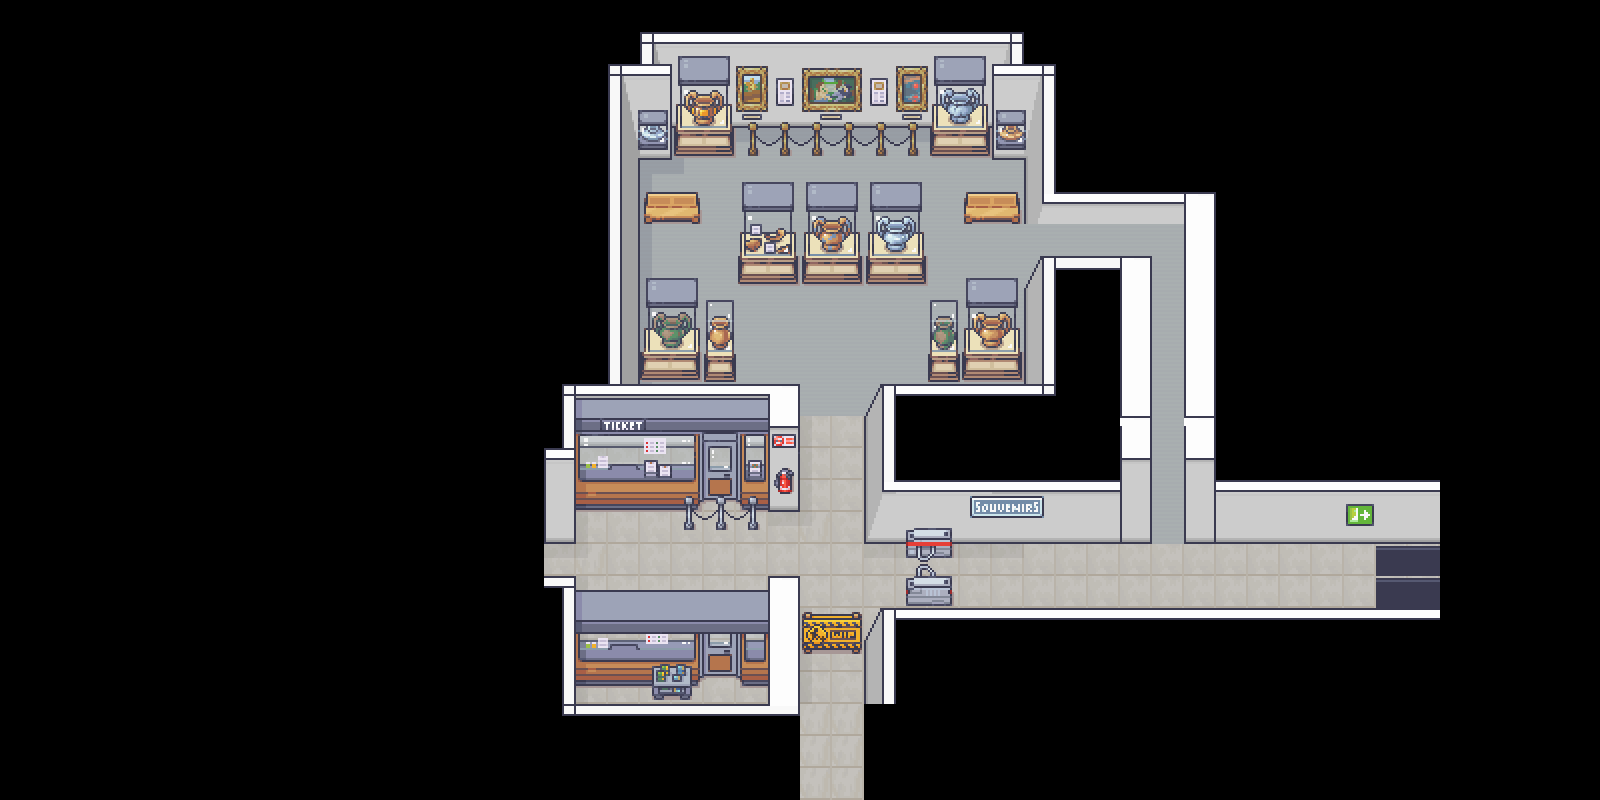

A 2D game scene composited from a Tiled map and its tileset images. What follows is a short description and the map's XML, with each tile layer's data collapsed to a summary:
An orthogonal 50x25 tile map with 32x32 px tiles, 2 tile layers (Solmur, Objets), 1 hidden layer not drawn, 4 tilesets and 44 objects.

<map version="1.9" tiledversion="1.9.2" orientation="orthogonal" renderorder="right-down" width="50" height="25" tilewidth="32" tileheight="32" infinite="0" nextlayerid="8" nextobjectid="50">
 <tileset firstgid="1" source="Interiors_32x32.tsx" />
 <tileset firstgid="17025" source="Museum_entrance_layer_1_32x32.tsx" />
 <tileset firstgid="17377" source="Museum_entrance_layer_2_32x32.tsx" />
 <tileset firstgid="17729" source="Room_Builder_32x32.tsx" />
 <layer id="3" name="Fond" width="50" height="25" visible="0">
  <data>[1250 cells, 1250 non-empty, 1 distinct tile ids]</data>
 </layer>
 <layer id="1" name="Solmur" width="50" height="25">
  <data>[1250 cells, 1204 non-empty, 355 distinct tile ids]</data>
 </layer>
 <layer id="2" name="Objets" width="50" height="25">
  <data>[1250 cells, 1079 non-empty, 335 distinct tile ids]</data>
 </layer>
 <group id="6" name="Collisions">
  <objectgroup id="5" name="Collisions">
   <object id="1" x="1184" y="478.667" width="253.333" height="61.3333" />
   <object id="3" x="862.667" y="605.333" width="577.333" height="192" />
   <object id="4" x="766.667" y="573.333" width="29.3333" height="224" />
   <object id="5" x="540" y="576" width="30.6667" height="189.333" />
   <object id="6" x="564" y="702.667" width="200" height="93.3333" />
   <object id="7" x="510.667" y="445.333" width="28" height="134.667" />
   <object id="8" x="546.667" y="388" width="25.3333" height="149.333" />
   <object id="9" x="562.667" y="380" width="232" height="70.6667" />
   <object id="10" x="765.333" y="384" width="30.6667" height="126.667" />
   <object id="11" x="868" y="386.667" width="28" height="157.333" />
   <object id="12" x="865.333" y="482.667" width="284" height="57.3333" />
   <object id="13" x="1042.67" y="276.333" width="86.333" height="246.333" />
   <object id="14" x="898.667" y="385.333" width="146.667" height="10.6667" />
   <object id="16" x="633.333" y="65.3333" width="38.6667" height="90.6667" />
   <object id="17" x="641.333" y="33.3333" width="409.333" height="92" />
   <object id="18" x="993.333" y="64" width="58.6667" height="94.6667" />
   <object id="20" x="508" y="445.333" width="38.6667" height="130.667" />
   <object id="21" x="1190" y="449.667" width="253.333" height="61.3333" />
   <object id="22" x="1193.67" y="172" width="30.6667" height="340" />
   <object id="23" x="862.667" y="605.333" width="577.333" height="192" />
   <object id="24" x="766.667" y="573.333" width="29.3333" height="224" />
   <object id="25" x="540" y="576" width="30.6667" height="189.333" />
   <object id="26" x="564" y="702.667" width="200" height="93.3333" />
   <object id="27" x="510.667" y="445.333" width="28" height="134.667" />
   <object id="28" x="546.667" y="388" width="25.3333" height="149.333" />
   <object id="29" x="562.667" y="380" width="232" height="70.6667" />
   <object id="30" x="765.333" y="384" width="30.6667" height="126.667" />
   <object id="31" x="873" y="386.667" width="28" height="157.333" />
   <object id="32" x="884.333" y="482.667" width="265" height="40.3333" />
   <object id="34" x="896.667" y="394.333" width="146.667" height="10.6667" />
   <object id="35" x="575.333" y="30" width="32" height="349.333" />
   <object id="36" x="593.333" y="46.3333" width="78.6667" height="90.6667" />
   <object id="37" x="634.333" y="18.3333" width="409.333" height="92" />
   <object id="38" x="993.333" y="64" width="58.6667" height="94.6667" />
   <object id="39" x="1037" y="112" width="154.667" height="68" />
   <object id="40" x="508" y="445.333" width="38.6667" height="130.667" />
   <object id="41" x="577.333" y="589.333" width="184" height="116" />
   <object id="42" x="904" y="529.333" width="44" height="77.3333" />
   <object id="44" x="578" y="387.667" width="184" height="89.333" />
   <object id="45" x="680" y="473" width="84" height="42.6667" />
   <object id="46" x="931" y="348" width="88" height="53.3333" />
   <object id="47" x="639.333" y="342.667" width="92" height="72" />
   <object id="48" x="745.333" y="225.333" width="172" height="58.6667" />
   <object id="49" x="673.333" y="121.333" width="320" height="33.3333" />
  </objectgroup>
 </group>
</map>
